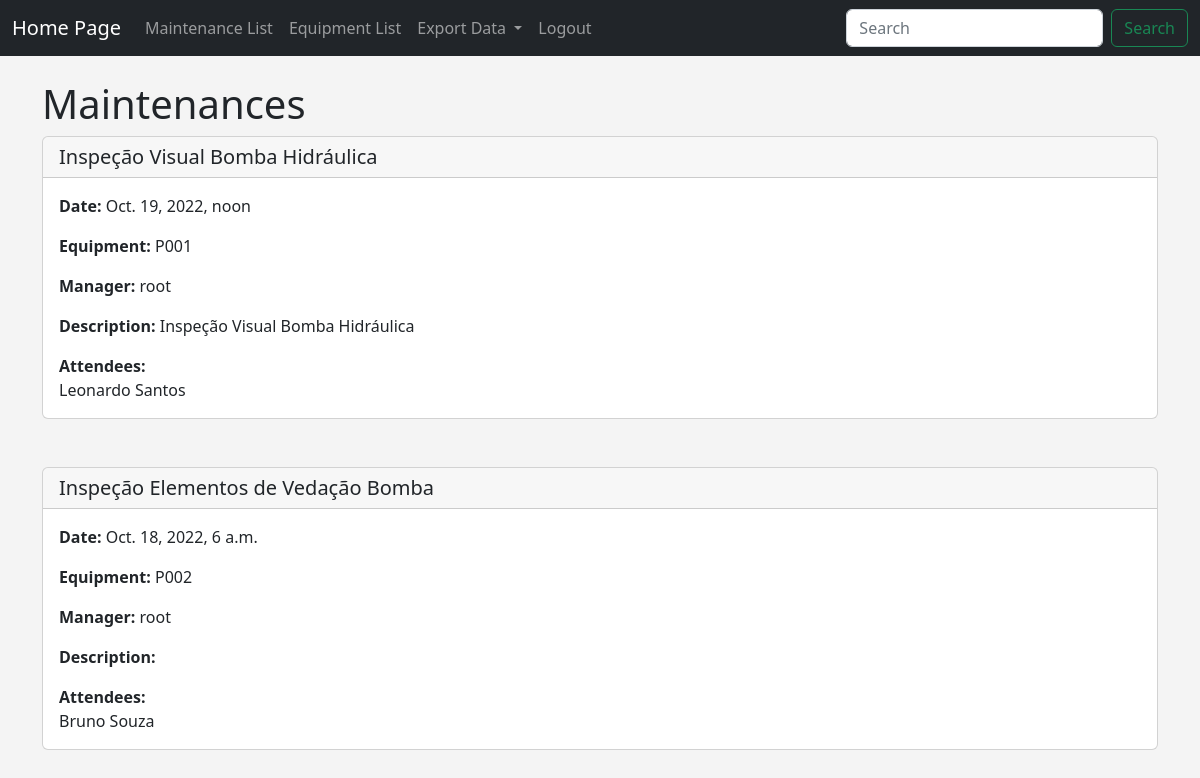
Screenshot of /maintenances (signed in) with the database file from the repository.
### App_System/models.py (models this page shows)
class Maintenance(models.Model):
    name = models.CharField('Maintenance name', max_length=120)
    maintenance_identification = models.IntegerField('Maintenance ID', max_length=20)
    maintenance_date = models.DateTimeField()
    equipment = models.ForeignKey(Equipment, blank=True, null=True, on_delete=models.CASCADE)
    manager = models.ForeignKey(User, blank=True, null=True, on_delete=models.SET_NULL)
    description = models.TextField(blank=True)
    attendees = models.ManyToManyField(Employee, blank=True)
    def __str__(self):
        return self.name

class Equipment(models.Model):
    tag = models.CharField('Equipment Tag', max_length=120)
    address = models.CharField(max_length=300)
    type = models.CharField('Type', max_length=60)
    def __str__(self):
        return self.tag

class Employee(models.Model):
    first_name = models.CharField('First Name', max_length=120)
    last_name = models.CharField('Last Name', max_length=120)
    email = models.EmailField('Email Address')
    def __str__(self):
        return self.first_name + ' ' + self.last_name

### App_System/views.py (the view)
# urls.py: path('maintenances', views.all_maintenances, name="list_maintenances"),
def all_maintenances(request):
    maintenance_list = Maintenance.objects.all()
    return render(request, 'maintenances/events.html', {
        "maintenance_list": maintenance_list,
    })

### App_System/templates/maintenances/events.html
{% extends 'maintenances/base.html' %}
{% block content %}
{% if user.is_authenticated %}
<h1> Maintenances </h1>
{% for maintenance in maintenance_list %}
<div class="card">
    <h5 class="card-header">{{maintenance}}</h5>
    <div class="card-body">
        <p class="card-text"> <strong>Date:</strong>        {{ maintenance.maintenance_date }} </p>
        <p class="card-text"> <strong>Equipment:</strong>       {{ maintenance.equipment }} </p>
        <p class="card-text"> <strong>Manager:</strong>     {{ maintenance.manager }} </p>
        <p class="card-text"> <strong>Description:</strong> {{ maintenance.description }} </p>
        <p class="card-text"> <strong>Attendees:</strong>
          {% for user in maintenance.attendees.all %}
          <br/>  {{ user }}
          {% endfor %} </p>
    </div>
  </div>
  <br/>
  <br/>
{% endfor %}
{% else %}
<h1> Sorry! You must be logged in to view this page... </h1>
{% endif %}
{% endblock %}

### App_System/templates/maintenances/base.html (shortened to what this page needs)
<!doctype html>
<html lang="en">
  <head>
    <link href="https://cdn.jsdelivr.net/npm/bootstrap@5.2.2/dist/css/bootstrap.min.css" rel="stylesheet">
  </head>
  {% include 'maintenances/navigation_bar.html' %}
  <br/>
  <body>
    <div class="container">
        {% block content %}
        {% endblock %}
    </div>
  </body>
</html>

### App_System/templates/maintenances/navigation_bar.html (shortened to what this page needs)
<nav class="navbar navbar-expand-lg navbar-dark bg-dark">
    <div class="container-fluid">
      <a class="navbar-brand" href="{% url 'home_calendar' '2022' 'January' %}">Home Page </a>
      <div class="collapse navbar-collapse" id="navbarSupportedContent">
        <ul class="navbar-nav me-auto mb-2 mb-lg-0">
          {% if user.is_authenticated %}
          <li class="nav-item">
            <a class="nav-link" href="{% url 'list_maintenances' %}">Maintenance List </a>
          </li>
          <li class="nav-item">
            <a class="nav-link" href="{% url 'list_equipments' %}">Equipment List </a>
          </li>
          <li class="nav-item dropdown">
            <a class="nav-link dropdown-toggle" href="#" role="button" data-bs-toggle="dropdown" aria-expanded="false">
              Export Data
            </a>
          </li>
          <li class="nav-item">
            <a class="nav-link" href="{% url 'logout_user' %}"> Logout </a>
          </li>
          {% endif %}
        </ul>
        <form class="d-flex" role="search" method=POST action="{% url 'search_equipment' %}">
          <input class="form-control me-2" type="search" name="searched" placeholder="Search" aria-label="Search">
          <button class="btn btn-outline-success" type="submit">Search</button>
        </form>
      </div>
    </div>
  </nav>

### App_System/templates/maintenances/base.html (style rules this page uses)
body { background: #f4f4f4; }

### rows the page displays
Maintenance: name "Inspeção Visual Bomba Hidráulica", maintenance_date "Oct. 19, 2022, noon", equipment "P001", manager "root", description "Inspeção Visual Bomba Hidráulica"
Employee: first_name+last_name "Leonardo Santos"
Maintenance: name "Inspeção Elementos de Vedação Bomba", maintenance_date "Oct. 18, 2022, 6 a.m.", equipment "P002", manager "root"
Employee: first_name+last_name "Bruno Souza"
